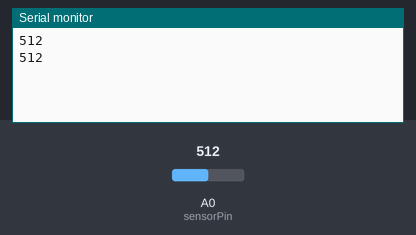
A sketch run on a simulated Arduino Nano 33 IoT. Parts: the last lines printed to the serial monitor. Inputs (shaded band) come from the test bench; at power-on: A0 (sensorPin) = 512. WiFi joins after 1.5 s; servers stay silent unless stated.

Above: at 4.2 s.
4.3 s: A0 (sensorPin) set to 716
At 5.6 s:
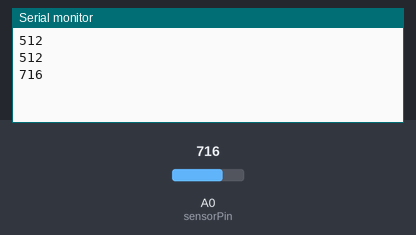
5.8 s: A0 (sensorPin) set to 900
At 6.8 s:
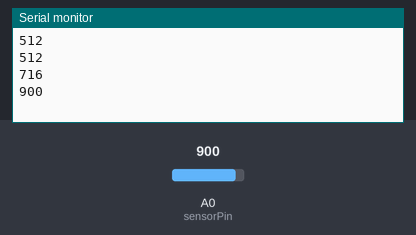
Timing chart, 0 to 8.8 s (numbered marks = the images above; inputs shaded):
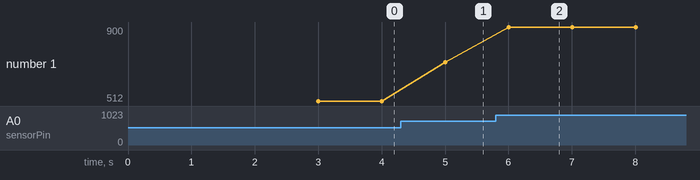

The sketch:

Q-Strip_Arduino_nano_IoTa.ino
```cpp
#include "arduino_secrets.h"
/*
  Sketch generated by the Arduino IoT Cloud Thing "Untitled"
  https://create.arduino.cc/cloud/things/cf529125-d989-4398-b98c-a8132d61fce5

  Arduino IoT Cloud Variables description

  The following variables are automatically generated and updated when changes are made to the Thing

  int sweat;

  Variables which are marked as READ/WRITE in the Cloud Thing will also have functions
  which are called when their values are changed from the Dashboard.
  These functions are generated with the Thing and added at the end of this sketch.
*/

#include "thingProperties.h"
int sensorPin   = A0;

void setup() {
  Serial.begin(9600);   // Initialize serial and wait for port to open:
  delay(1500);          // This delay gives the chance to wait for a Serial Monitor without blocking if none is found
  initProperties();     // Defined in thingProperties.h

  ArduinoCloud.begin(ArduinoIoTPreferredConnection);   // Connect to Arduino IoT Cloud
  setDebugMessageLevel(2);
  ArduinoCloud.printDebugInfo();
}


void loop() {
  ArduinoCloud.update();
  // Your code here
  sweat = analogRead(sensorPin);
  Serial.println(sweat);

  ArduinoCloud.addProperty(sweat, READWRITE, ON_CHANGE, onSweatChange); // linking the read & write variable with its function and updating it on change
 delay(1000);
}


void onVariableName01Change() {
  // Do something
    sweat = analogRead(sensorPin);
}
/*
  Since Sweat is READ_WRITE variable, onSweatChange() is
  executed every time a new value is received from IoT Cloud.
*/
void onSweatChange()  {
  // Add your code here to act upon Sweat change
    sweat = analogRead(sensorPin);
}
```

arduino_secrets.h
```cpp
#define SECRET_SSID ""
#define SECRET_OPTIONAL_PASS ""
```

thingProperties.h
```cpp
// Code generated by Arduino IoT Cloud, DO NOT EDIT.

#include <ArduinoIoTCloud.h>
#include <Arduino_ConnectionHandler.h>

const char SSID[]     = SECRET_SSID;    // Network SSID (name)
const char PASS[]     = SECRET_OPTIONAL_PASS;    // Network password (use for WPA, or use as key for WEP)

void onSweatChange();

int sweat;

void initProperties(){

  ArduinoCloud.addProperty(sweat, READWRITE, ON_CHANGE, onSweatChange);

}

WiFiConnectionHandler ArduinoIoTPreferredConnection(SSID, PASS);
```

Measured:
- after the input at 4.3 s, the serial monitor: prints a new line after 0.70 s (image 1)
- after the input at 5.8 s, the serial monitor: prints a new line after 0.21 s (image 2)
- plotted number 1: 512 → 716 after the input at 4.3 s, 716 → 900 after the input at 5.8 s
